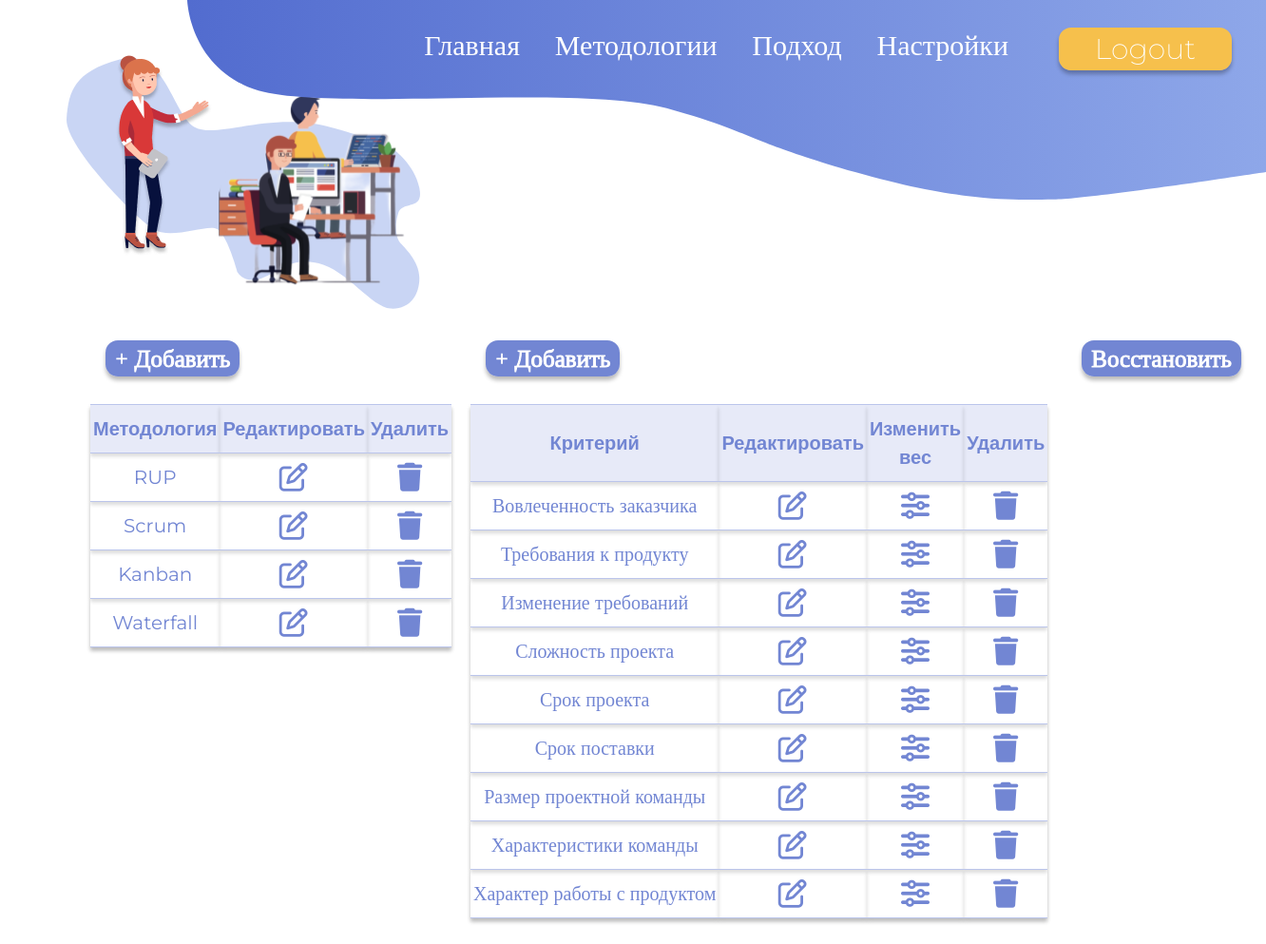
Page /settings/ (signed in) on the committed database.
### model/models.py (models this page shows, shortened)
class Methodologies(models.Model):
    name = models.CharField('Название методологии', max_length=100)
    access = models.ManyToManyField(User)

class Criterias(models.Model):
    name = models.CharField('Критерий', max_length=100)
    access = models.ManyToManyField(User)
    class Meta:
        verbose_name  = 'Criteria'
        verbose_name_plural  = 'Criterias'

### settings/views.py (the view)
# urls.py: path('settings/', include(('settings.urls', 'settings'), namespace="settings")),
@login_required(login_url='/login')
def settings(request):
    meths = [value for value in list(Methodologies.objects.filter(access=request.user))]
    criterias = [value for value in list(Criterias.objects.filter(access=request.user))]
    context = {
        'meths': meths,
        'criterias': criterias,
    }
    return render(request, 'settings/settings_main.html', context)

### settings/templates/settings/settings_main.html (shortened to what this page needs)
{% extends 'main/layout.html' %}
{% load static %}
{% block head %}
    <link rel="stylesheet" href="{% static 'settings/css/settings_main.css' %}">
    <link rel="stylesheet" href="{% static 'main/css/layout.css' %}">
{% endblock %}
{% block content %}
<div class="hero">
    <div class="container">
        <div class="option">
            <li class="btn"><a href="{% url 'settings:add_meth' %}">+ Добавить</a></li>
            <table>
                <tr>
                    <th> Методология </th>
                    <th> Редактировать </th>
                    <th> Удалить </th>
                </tr>
                {% for meth in meths%}
                    <tr>
                        <td>{{meth.name}}</td>
                        <td><li><a href="{% url 'settings:meth_update' meth.pk %}"><i class="fa-regular fa-pen-to-square"></i></a></li> </td>
                        <td><li><a href="{% url 'settings:meth_delete' meth.pk %}"><i class="fa-solid fa-trash"></i></a></li> </td>
                    </tr>
                {% endfor %}
            </table>
        </div>
        <div class="option">
            <li class="btn"><a href="{% url 'settings:add_crit' %}">+ Добавить</a></li>
            <table>
                <tr>
                    <th> Критерий </th>
                    <th> Редактировать </th>
                    <th> Изменить <br/> вес </th>
                    <th> Удалить </th>
                </tr>
                {% for criteria in criterias%}
                    <tr>
                        <td>{{criteria.name}}</td>
                        <td><li><a href="{% url 'settings:crit_update' criteria.pk %}"><i class="fa-regular fa-pen-to-square"></i></a></li> </td>
                        <td><li><a href="{% url 'settings:update_weights' criteria.pk %}"><i class="fa-solid fa-sliders"></i></a></li></td>
                        <td> <li><a href="{% url 'settings:crit_delete' criteria.pk %}"><i class="fa-solid fa-trash"></i></a></li> </td>
                    </tr>
                {% endfor %}
            </table>
        </div>
        <div class="option">
            <li class="btn"><a href="{% url 'settings:return_base' %}">Восстановить</a></li>
        </div>
    </div>
</div>
{% endblock %}

### main/templates/main/layout.html (shortened to what this page needs)
{% load static %}
<!DOCTYPE html>
<html lang="en">
<head>
    <link rel="stylesheet" href="https://cdn.jsdelivr.net/npm/bootstrap@5.3.2/dist/css/bootstrap.min.css">
    <link rel="stylesheet" href="{% static 'model/css/layout.css' %}">
    {% block head %}
    {% endblock %}
</head>
<body>
    <header>
        <nav>
            <ul>
                <li class="active"> <a href="{% url 'main:main' %}"> Главная </a></li>
                <li> <a href="#"> Методологии </a></li>
                <li> <a href="#"> Подход </a></li>
                <li> <a href="{% url 'settings:settings' %}"> Настройки </a></li>
                {% if request.user.is_authenticated %}
                    <li class="btn"> <a href="{% url 'main:logout' %}"> Logout </a></li>
                {% else %}
                    <li class="btn"> <a href="{% url 'main:login' %}"> Login </a></li>
                {% endif %}
            </ul>
        </nav>
        <img src="{% static 'main/img/b2.svg' %}">
    </header>
    {% block content %}
    {% endblock %}
</body>
</html>

### main/static/main/css/layout.css (style rules this page uses)
* { font-family: "Montserrat"; font-weight: 200; font-size: 20px; font-style: normal; }
a { text-decoration: none; }
body { font-weight: 200; font-size: 2px; font-style: normal; }
header { padding: 50px; position: relative; z-index: 1; }
header img { position: absolute; right: 0px; top: 0px; }
header nav { float: right; width: 68%; position: absolute; right: 20px; top: 25px; }
header nav ul { list-style: none; display: flex; justify-content: space-between; z-index: 2; position: relative; }
header nav ul li { display: inline-block; }
header nav ul li a { color:white; font-size: 30px; }
header nav ul li.btn a { background-color: #F6C04C; padding: 4px 38px; border-radius: 13px; transition: all 500ms ease; position: relative; top: -5px; box-shadow: 0px 4px 4px 0px #00000045; }

### settings/static/settings/css/settings_main.css (style rules this page uses)
* { margin: 0; padding: 0; font-family: "Montserrat", sans-serif; }
.hero { font-weight: 400; font-style: normal; padding: 250px 10px; color: rgb(0, 0, 0); margin: 0; display: block; justify-content: center; align-items: center; position: relative; }
.container { margin-left: 70px; padding-bottom: 50px; display: inline-flex; justify-content: space-between; }
.option { border-radius: 30px; margin-right: 20px; }
.option table { text-align: center; border-top: 1px #BBC5EB solid; box-shadow: 0px 4px 4px 0px #00000025; font-size: 10px; margin: 20px 0px; font-weight: 900; color: #7286D3; }
.option tbody tr td, tbody tr th { white-space: nowrap; text-align: center; border-bottom: 1px #BBC5EB solid; box-shadow: 0px 4px 4px 0px #00000025; padding: 10px 3px; font-weight: 400; }
.option tr th { font-weight: 400; background-color: #7285d32b; font-family: "Montserrat", sans-serif; font-weight: 550; font-style: normal; color: #7286D3; }
.option table tr td li { list-style-type: none; color: #7286D3; scale: 1.5; cursor: pointer; }
.option table tr td li a { display: inline; text-decoration: none; padding-bottom: 15px; color: #7286D3; }
.option .btn a { color: #ffffff; -webkit-text-stroke: 1px #ffffff; text-decoration: none; font-size: 25px; background-color: #7286D3; padding: 4px 10px; border-radius: 13px; transition: all 500ms ease; box-shadow: 0px 4px 4px 0px #00000045; }

### rows in the picture
Methodologies: name "RUP"
Methodologies: name "Scrum"
Methodologies: name "Kanban"
Methodologies: name "Waterfall"
Criterias: name "Вовлеченность заказчика"
Criterias: name "Требования к продукту"
Criterias: name "Изменение требований"
Criterias: name "Сложность проекта"
Criterias: name "Срок проекта"
Criterias: name "Срок поставки"
Criterias: name "Размер проектной команды"
Criterias: name "Характеристики команды"
Criterias: name "Характер работы с продуктом"
